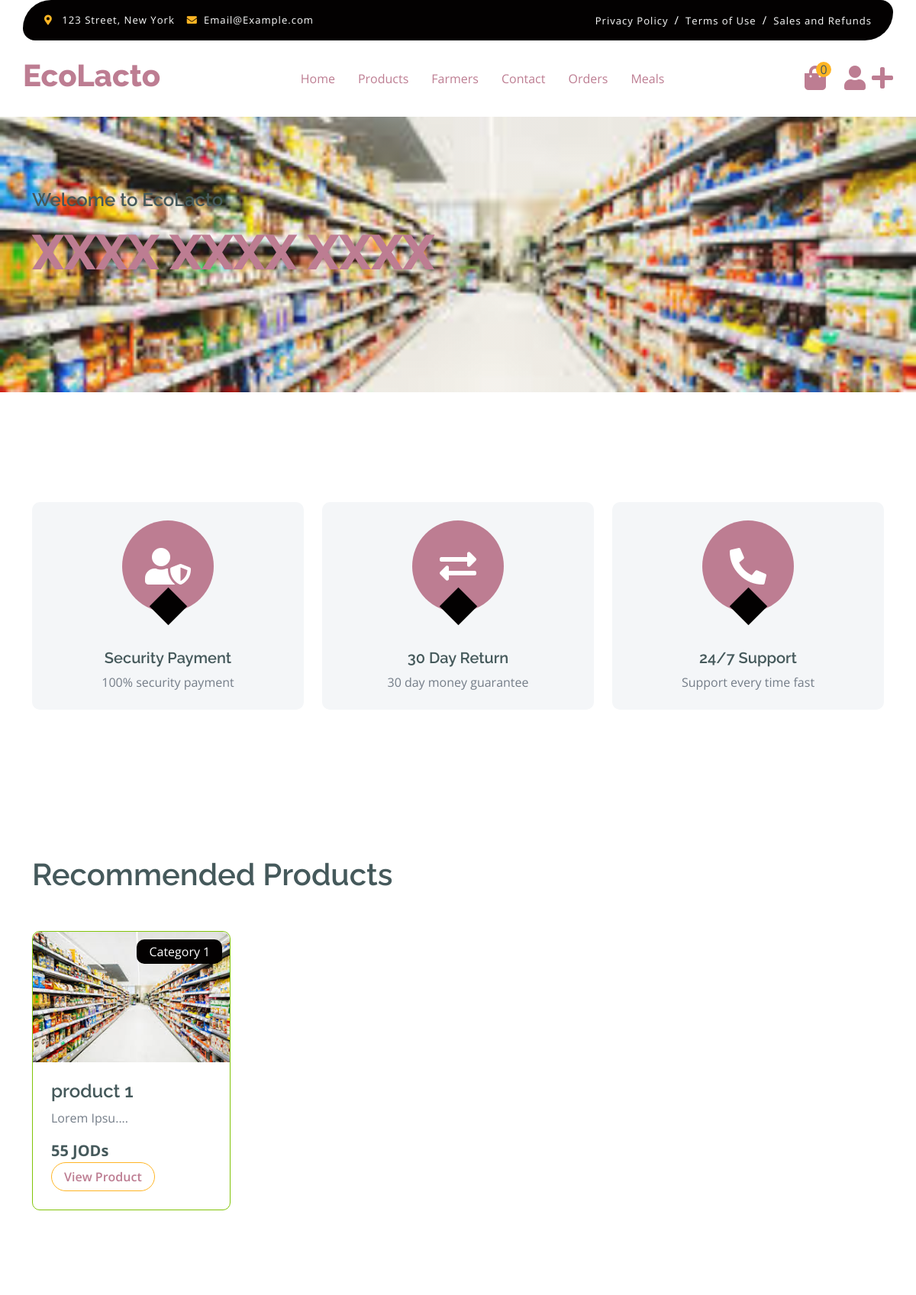
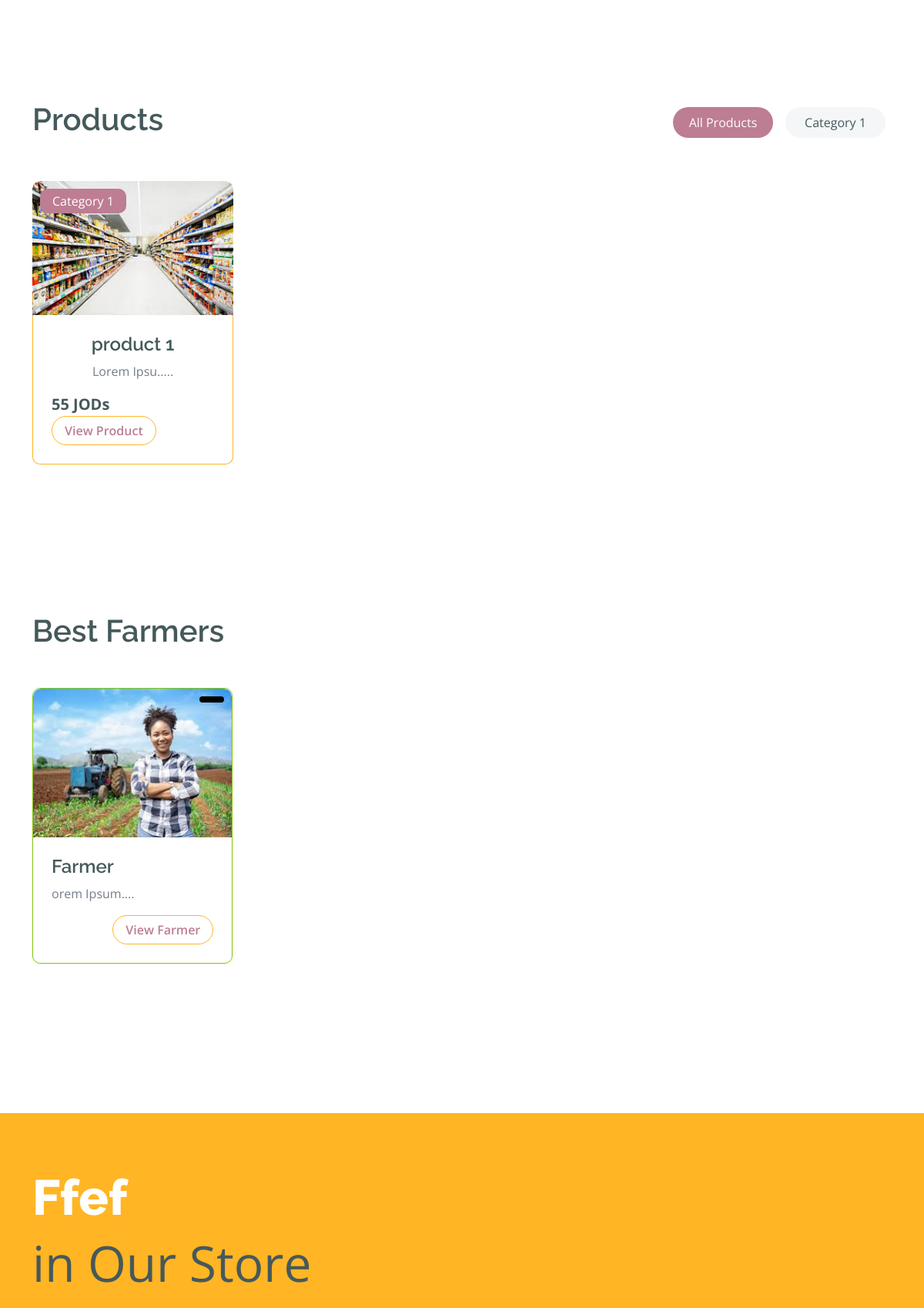
The app's page /Home_Cook_Dashboard/ (signed in, upper part) with its own data (2 pictures, top to bottom).
### tables this page shows
CREATE TABLE `products` (
  `id` int(11) NOT NULL,
  `category_id` int(11) NOT NULL,
  `farmer_id` int(11) NOT NULL,
  `name` varchar(250) NOT NULL,
  `image` varchar(250) NOT NULL,
  `description` text NOT NULL,
  `price` double NOT NULL,
  `total_rate` double NOT NULL DEFAULT 0,
  `active` int(11) NOT NULL DEFAULT 1,
  `qty` int(11) DEFAULT NULL,
  `created_at` timestamp NOT NULL DEFAULT current_timestamp()
);

CREATE TABLE `categories` (
  `id` int(11) NOT NULL,
  `name` varchar(250) NOT NULL,
  `image` varchar(250) NOT NULL,
  `active` int(11) NOT NULL DEFAULT 1,
  `created_at` timestamp NOT NULL DEFAULT current_timestamp()
);

CREATE TABLE `users` (
  `id` int(11) NOT NULL,
  `user_type_id` int(11) NOT NULL,
  `name` varchar(250) NOT NULL,
  `email` varchar(250) NOT NULL,
  `phone` varchar(250) NOT NULL,
  `password` varchar(250) NOT NULL,
  `total_rate` double NOT NULL DEFAULT 0,
  `image` varchar(250) DEFAULT NULL,
  `description` text DEFAULT NULL,
  `active` int(11) NOT NULL DEFAULT 1,
  `status` varchar(191) NOT NULL DEFAULT 'Pending',
  `created_at` timestamp NOT NULL DEFAULT current_timestamp()
);

### Home_Cook_Dashboard/index.php (the view, shortened to what the rows shown need)
<?php
    include "../Connect.php";
    $H_ID = $_SESSION['H_Log'];
    if ($H_ID) {
        $productsSql = mysqli_query($con, "SELECT id FROM orders WHERE consumer_id = '$H_ID'");
        $productsIDs = [];
        while ($orderRow = mysqli_fetch_array($productsSql)) {
            $order_id = $orderRow['id'];
            $orderItemsSql = mysqli_query($con, "SELECT product_id FROM order_items WHERE order_id = '$order_id'");
            while ($itemRow = mysqli_fetch_array($orderItemsSql)) {
                $productsIDs[] = $itemRow['product_id'];
            }
        }
        $productsIDsValues = "'" . implode("','", $productsIDs) . "'";
        $categoriesIDs     = [];
        $productsSql = mysqli_query($con, "SELECT category_id FROM products WHERE id IN ($productsIDsValues)");
        while ($productRow = mysqli_fetch_array($productsSql)) {
            $categoriesIDs[] = $productRow['category_id'];
        }
        $categoriesIDsValues = "'" . implode("','", $categoriesIDs) . "'";
        $recommendationsProductsSql = mysqli_query($con, "SELECT products.id as product_id, products.name AS products_name, products.description AS products_description, products.image AS product_image, products.price, products.farmer_id, categories.name AS category_name
        FROM products
        INNER JOIN categories ON categories.id = products.category_id
        WHERE products.category_id IN ($categoriesIDsValues)");
        $products = [];
        while ($recommendationsProductRow = mysqli_fetch_array($recommendationsProductsSql)) {
            $products[] = $recommendationsProductRow;
        }
    } else {
        echo '<script language="JavaScript">
        document.location="../Home-Cook-Login.php";
       </script>';
    }
?>
<!DOCTYPE html>
<html lang="en">
    <head>
        <link rel="stylesheet" href="https://use.fontawesome.com/releases/v5.15.4/css/all.css"/>
        <link href="https://cdn.jsdelivr.net/npm/bootstrap-icons@1.4.1/font/bootstrap-icons.css" rel="stylesheet">
        <link href="lib/lightbox/css/lightbox.min.css" rel="stylesheet">
        <link href="lib/owlcarousel/assets/owl.carousel.min.css" rel="stylesheet">
        <link href="css/bootstrap.min.css" rel="stylesheet">
        <link href="css/style.css" rel="stylesheet">
    </head>
    <body>
        <div class="container-fluid fixed-top">
            <div class="container px-0">
                <nav class="navbar navbar-light bg-white navbar-expand-xl">
                    <a href="index.php" class="navbar-brand"><h1 class="text-primary display-6">EcoLacto</h1></a>
                </nav>
            </div>
        </div>
        <div class="container-fluid py-5 mb-5 hero-header">
            <div class="container py-5">
                <div class="row g-5 align-items-center">
                    <div class="col-md-12 col-lg-7">
                        <h1 class="mb-5 display-3 text-primary">XXXX XXXX XXXX</h1>
                    </div>
                </div>
            </div>
        </div>
        <?php if (! empty($products)) {?>
<div class="container-fluid vesitable py-5">
    <div class="container py-5">
        <h1 class="mb-0">Recommended Products</h1>
        <div class="owl-carousel vegetable-carousel justify-content-center">
        <?php foreach ($products as $product) {
            ?>
            <div class="border border-primary rounded position-relative vesitable-item">
            <div class="vesitable-img">
                <img src="../Farmer_Dashboard/<?php echo $product['product_image'] ?>" class="img-fluid w-100 rounded-top" alt="">
            </div>
            <div class="text-white bg-primary px-3 py-1 rounded position-absolute" style="top: 10px; right: 10px;"><?php echo $product['category_name'] ?></div>
            <div class="p-4 rounded-bottom">
                <h4><?php echo $product['products_name'] ?></h4>
                <p><?php echo substr($product['products_description'], 0, 10) . '....' ?></p>
                <div class="d-flex justify-content-between flex-lg-wrap">
                    <p class="text-dark fs-5 fw-bold mb-0"><?php echo $product['price'] ?> JODs</p>
                    <a href="./Product.php?product_id=<?php echo $product['product_id'] ?>" class="btn border border-secondary rounded-pill px-3 text-primary"> View Product</a>
                </div>
            </div>
        </div>
        <?php }?>
        </div>
    </div>
</div>
<?php }?>
        <div class="container-fluid fruite py-5">
            <div class="container py-5">
                <div class="tab-class text-center">
                    <div class="row g-4">
                        <div class="col-lg-4 text-start">
                            <h1>Products</h1>
                        </div>
                        <div class="col-lg-8 text-end">
                            <ul class="nav nav-pills d-inline-flex text-center mb-5">
                            <?php
                                $sql1 = mysqli_query($con, "SELECT * from categories WHERE active = 1");
                                while ($row1 = mysqli_fetch_array($sql1)) {
                                    $category_id   = $row1['id'];
                                    $category_name = $row1['name'];
                                ?>
                                <li class="nav-item">
                                    <a class="d-flex m-2 py-2 bg-light rounded-pill" data-bs-toggle="pill" href="#tab-<?php echo $category_id + 1 ?>">
                                        <span class="text-dark" style="width: 130px;"><?php echo $category_name ?></span>
                                    </a>
                                </li>
<?php }?>
                            </ul>
                        </div>
                    </div>
                    <div class="tab-content">
                        <div id="tab-1" class="tab-pane fade show p-0 active">
                            <div class="row g-4">
                                <div class="col-lg-12">
                                    <div class="row g-4">
                                    <?php
                                        $sql1 = mysqli_query($con, "SELECT * from products WHERE active = 1");
                                        while ($row1 = mysqli_fetch_array($sql1)) {
                                            $product_id          = $row1['id'];
                                            $category_id         = $row1['category_id'];
                                            $product_name        = $row1['name'];
                                            $product_description = $row1['description'];
                                            $product_image       = $row1['image'];
                                            $product_price       = $row1['price'];
                                            $categorySql = mysqli_query($con, "SELECT * FROM categories WHERE id = '$category_id'");
                                            $categoryRow = mysqli_fetch_array($categorySql);
                                            $categoryName = $categoryRow['name'];
                                        ?>
                                        <div class="col-md-6 col-lg-4 col-xl-3">
                                            <div class="rounded position-relative fruite-item position-relative">
                                                <div class="fruite-img">
                                                    <img src="../Farmer_Dashboard/<?php echo $product_image ?>" class="img-fluid w-100 rounded-top" alt="">
                                                </div>
                                                <div class="text-white background-sec px-3 py-1 rounded position-absolute" style="top: 10px; left: 10px;"><?php echo $categoryName ?></div>
                                                <div class="p-4 border border-secondary border-top-0 rounded-bottom">
                                                    <h4><?php echo $product_name ?></h4>
                                                    <p><?php echo substr($product_description, 0, 10) . '.....' ?></p>
                                                    <div class="d-flex justify-content-between flex-lg-wrap">
                                                        <p class="text-dark fs-5 fw-bold mb-0"><?php echo $product_price ?> JODs</p>
                                                        <a href="./Product.php?product_id=<?php echo $product_id ?>" class="btn border border-secondary rounded-pill px-3 text-primary">View Product</a>
                                                    </div>
                                                </div>
                                            </div>
                                        </div>
                      <?php }?>
                                    </div>
                                </div>
                            </div>
                        </div>
                    </div>
                </div>
            </div>
        </div>
        <div class="container-fluid vesitable py-5">
            <div class="container py-5">
                <h1 class="mb-0">Best Farmers</h1>
                <div class="owl-carousel vegetable-carousel justify-content-center">
                <?php
                    $sql1 = mysqli_query($con, "SELECT * from users WHERE user_type_id = 2 AND total_rate >= 3.5 AND active = 1");
                    while ($row1 = mysqli_fetch_array($sql1)) {
                        $farmer_id          = $row1['id'];
                        $farmer_name        = $row1['name'];
                        $farmer_description = $row1['description'];
                        $farmer_image       = $row1['image'];
                    ?>
                    <div class="border border-primary rounded position-relative vesitable-item">
                        <div class="vesitable-img">
                            <img src="../Farmer_Dashboard/<?php echo $farmer_image ?>" class="img-fluid w-100 rounded-top" alt="">
                        </div>
                        <div class="text-white bg-primary px-3 py-1 rounded position-absolute" style="top: 10px; right: 10px;"></div>
                        <div class="p-4 rounded-bottom">
                            <h4><?php echo $farmer_name ?></h4>
                            <p><?php echo substr($farmer_description, 0, 10) . '....' ?></p>
                            <div class="d-flex justify-content-between flex-lg-wrap">
                                <a href="./Farmer.php?farmer_id=<?php echo $farmer_id ?>" class="btn border border-secondary rounded-pill px-3 text-primary"> View Farmer</a>
                            </div>
                        </div>
                    </div>
                    <?php
                    }?>
                </div>
            </div>
        </div>
        <div class="container-fluid banner bg-secondary my-5">
            <div class="container py-5">
                <div class="row g-4 align-items-center">
                    <div class="col-lg-6">
                        <div class="py-4">
                            <h1 class="display-3 text-white">Ffef</h1>
                        </div>
                    </div>
                </div>
            </div>
        </div>
    </body>
</html>

### records on screen
products: image (picture), category.name "Category 1", name "product 1", description "Lorem Ipsu", price "55"
categories: name "Category 1"
users: image (picture), name "Farmer", description "orem Ipsum"

### other values on screen
$cart_count "0"
